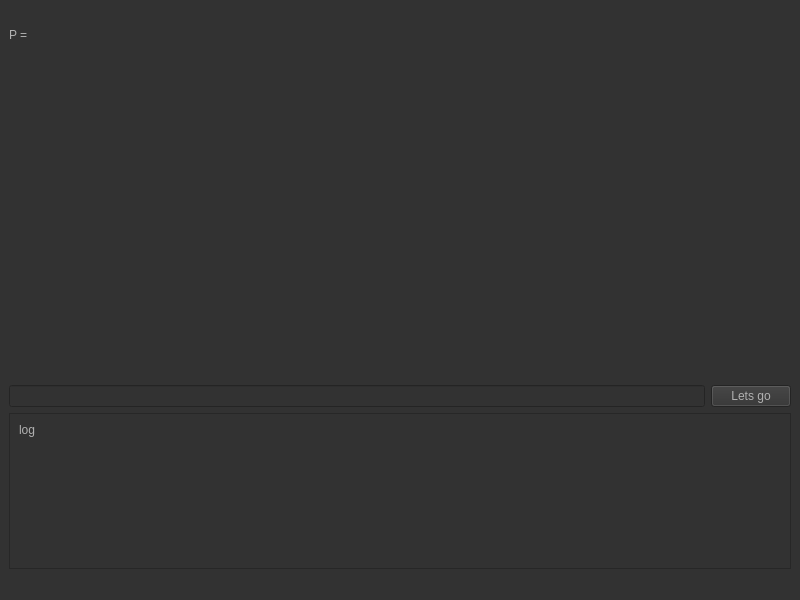
<?xml version="1.0" encoding="UTF-8"?>
<ui version="4.0">
 <class>MainWindow</class>
 <widget class="QMainWindow" name="MainWindow">
  <property name="geometry">
   <rect>
    <x>0</x>
    <y>0</y>
    <width>800</width>
    <height>600</height>
   </rect>
  </property>
  <property name="windowTitle">
   <string>MainWindow</string>
  </property>
  <property name="styleSheet">
   <string notr="true">font: 12pt &quot;Times New Roman&quot;;
background-color: rgb(50, 50, 50);
color: #b1b1b1;</string>
  </property>
  <widget class="QWidget" name="centralwidget">
   <layout class="QVBoxLayout" name="verticalLayout" stretch="1,6,1,3">
    <item>
     <widget class="QLabel" name="P">
      <property name="text">
       <string>P = </string>
      </property>
     </widget>
    </item>
    <item>
     <widget class="QTableWidget" name="tableWidget">
      <property name="enabled">
       <bool>false</bool>
      </property>
      <property name="frameShape">
       <enum>QFrame::NoFrame</enum>
      </property>
     </widget>
    </item>
    <item>
     <layout class="QHBoxLayout" name="horizontalLayout_2">
      <item>
       <widget class="QLineEdit" name="word"/>
      </item>
      <item>
       <widget class="QPushButton" name="btn_check">
        <property name="text">
         <string>Lets go</string>
        </property>
       </widget>
      </item>
     </layout>
    </item>
    <item>
     <widget class="QScrollArea" name="scrollArea">
      <property name="widgetResizable">
       <bool>true</bool>
      </property>
      <widget class="QWidget" name="scrollAreaWidgetContents">
       <property name="geometry">
        <rect>
         <x>0</x>
         <y>0</y>
         <width>776</width>
         <height>143</height>
        </rect>
       </property>
       <layout class="QHBoxLayout" name="horizontalLayout">
        <item>
         <widget class="QLabel" name="log">
          <property name="text">
           <string>log</string>
          </property>
          <property name="alignment">
           <set>Qt::AlignLeading|Qt::AlignLeft|Qt::AlignTop</set>
          </property>
         </widget>
        </item>
       </layout>
      </widget>
     </widget>
    </item>
   </layout>
  </widget>
  <widget class="QStatusBar" name="statusbar"/>
 </widget>
 <resources/>
 <connections/>
</ui>
